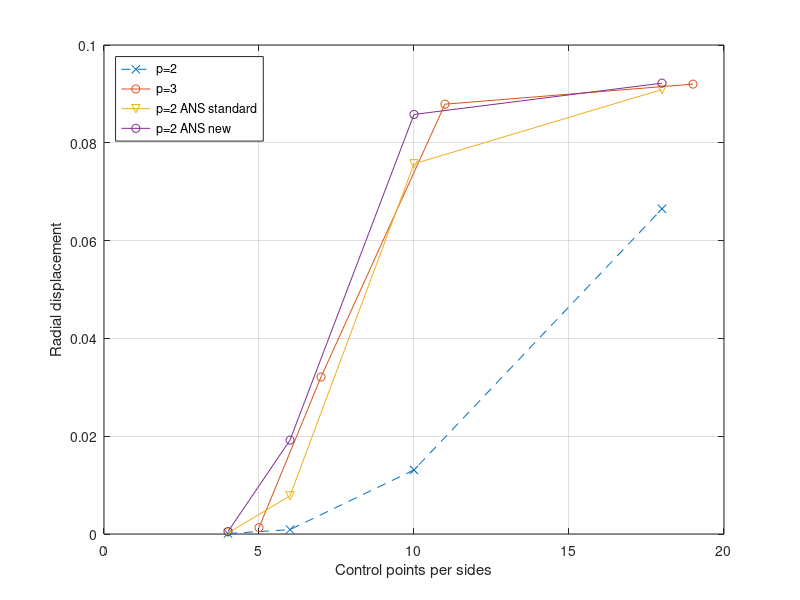

The MATLAB source for this figure:
clear
clc

% % Results Pinched
% cps_2 = [4,6,10,18,34];
% cps_3 = [5,7,11,19,35];
% 
% % deg 2
% deg2 = 1.0e-04*[0.0069   0.0164   0.0639   0.1446   0.1792];
% 
% % deg 3
% deg3 = 1.0e-04 *[0.0122   0.0534   0.1483   0.1815   0.1844];
% 
% % deg 2 ANS standard
% deg2_ANS = 1.0e-04*[0.0077   0.0230   0.0956   0.1714   0.1832];
% 
% % deg 2 ANS new
% deg2_ANS_new = 1.0e-04*[0.0160   0.0420   0.1334   0.1898   0.1902];
% 
% figure,
% plot(cps_2,deg2, '--x');
% hold on;
% plot(cps_3,deg3, '-o');
% hold on;
% plot(cps_2,deg2_ANS, '-v');
% hold on;
% plot(cps_2,deg2_ANS_new, '-o');
% grid on;
% legend('p=2', 'p=3','p=2 ANS standard','p=2 ANS new','Location', 'northwest');
% xlabel('Control points per sides')
% ylabel('Vertical displacement')
% hold off;
% 

% Hemisphere
cps_2 = [4,6,10,18];
cps_3 = [5,7,11,19];

deg2 = [0.0001    0.0009    0.0131    0.0665];
deg3 = [0.0013    0.0321    0.0879    0.0920];
deg2_ANS = [0.0002 0.0078 0.0757 0.0909];
deg2_ANS_new = [0.0005 0.0192 0.0858 0.0922];

figure,
plot(cps_2,deg2, '--x');
hold on;
plot(cps_3,deg3, '-o');
hold on;
plot(cps_2,deg2_ANS, '-v');
hold on;
plot(cps_2,deg2_ANS_new, '-o');
grid on;
legend('p=2', 'p=3','p=2 ANS standard','p=2 ANS new','Location', 'northwest');
xlabel('Control points per sides')
ylabel('Radial displacement')
hold off;